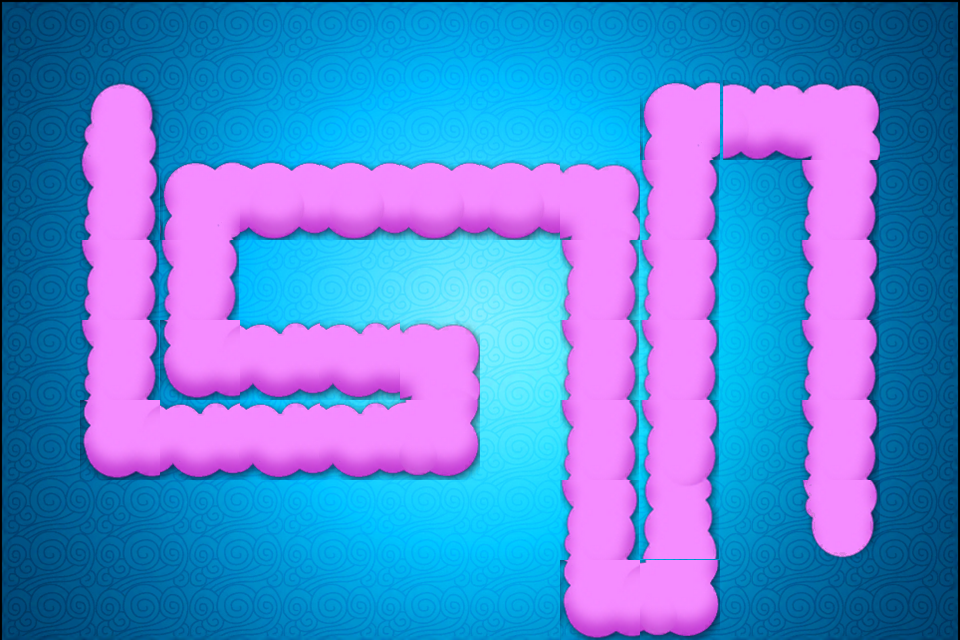

The image is a tile-based game level rendered from a .tmx file. Its description and source (layers, tilesets, objects; grid data summarised) follow:
An orthogonal 12x8 tile map with 80x80 px tiles, 2 tile layers (pathObject, path), 2 tilesets and 12 objects.

<map version="1.0" orientation="orthogonal" renderorder="right-down" width="12" height="8" tilewidth="80" tileheight="80" nextobjectid="18">
 <tileset firstgid="1" name="Bg3" tilewidth="80" tileheight="80" tilecount="96" columns="12">
  <image source="Bg3.png" width="960" height="640" />
 </tileset>
 <tileset firstgid="97" name="sucai2" tilewidth="80" tileheight="80" tilecount="30" columns="6">
  <image source="sucai2.png" width="480" height="400" />
  <tile id="0">
   <properties>
    <property name="isClear" type="bool" value="true" />
   </properties>
  </tile>
  <tile id="1">
   <properties>
    <property name="isClear" type="bool" value="false" />
   </properties>
  </tile>
  <tile id="6">
   <properties>
    <property name="isClear" type="bool" value="false" />
   </properties>
  </tile>
  <tile id="7">
   <properties>
    <property name="isClear" type="bool" value="false" />
   </properties>
  </tile>
  <tile id="8">
   <properties>
    <property name="isClear" type="bool" value="false" />
   </properties>
  </tile>
  <tile id="9">
   <properties>
    <property name="isClear" type="bool" value="false" />
   </properties>
  </tile>
  <tile id="10">
   <properties>
    <property name="isClear" type="bool" value="false" />
   </properties>
  </tile>
  <tile id="11">
   <properties>
    <property name="isClear" type="bool" value="false" />
   </properties>
  </tile>
  <tile id="12">
   <properties>
    <property name="isClear" type="bool" value="false" />
   </properties>
  </tile>
  <tile id="13">
   <properties>
    <property name="isClear" type="bool" value="false" />
   </properties>
  </tile>
  <tile id="14">
   <properties>
    <property name="isClear" type="bool" value="false" />
   </properties>
  </tile>
  <tile id="15">
   <properties>
    <property name="isClear" type="bool" value="false" />
   </properties>
  </tile>
  <tile id="16">
   <properties>
    <property name="isClear" type="bool" value="false" />
   </properties>
  </tile>
  <tile id="17">
   <properties>
    <property name="isClear" type="bool" value="false" />
   </properties>
  </tile>
  <tile id="18">
   <properties>
    <property name="isClear" type="bool" value="false" />
   </properties>
  </tile>
  <tile id="19">
   <properties>
    <property name="isClear" type="bool" value="false" />
   </properties>
  </tile>
  <tile id="20">
   <properties>
    <property name="isClear" type="bool" value="false" />
   </properties>
  </tile>
  <tile id="21">
   <properties>
    <property name="isClear" type="bool" value="false" />
   </properties>
  </tile>
  <tile id="22">
   <properties>
    <property name="isClear" type="bool" value="false" />
   </properties>
  </tile>
  <tile id="23">
   <properties>
    <property name="isClear" type="bool" value="false" />
   </properties>
  </tile>
 </tileset>
 <layer name="pathObject" width="12" height="8">
  <data>[96 cells, 96 non-empty, 96 distinct tile ids]</data>
 </layer>
 <layer name="path" width="12" height="8">
  <data>[96 cells, 39 non-empty, 11 distinct tile ids]</data>
 </layer>
 <objectgroup name="pathObject">
  <object id="1" x="144" y="95" />
  <object id="2" x="110.667" y="444" />
  <object id="6" x="434.667" y="430.667" />
  <object id="7" x="430.667" y="353.333" />
  <object id="8" x="192" y="349.333" />
  <object id="10" x="188" y="201.333" />
  <object id="11" x="590.667" y="200" />
  <object id="13" x="609.333" y="590.667" />
  <object id="14" x="700" y="594.667" />
  <object id="15" x="685.333" y="121.333" />
  <object id="16" x="840" y="118.667" />
  <object id="17" x="857.333" y="512" />
 </objectgroup>
</map>
